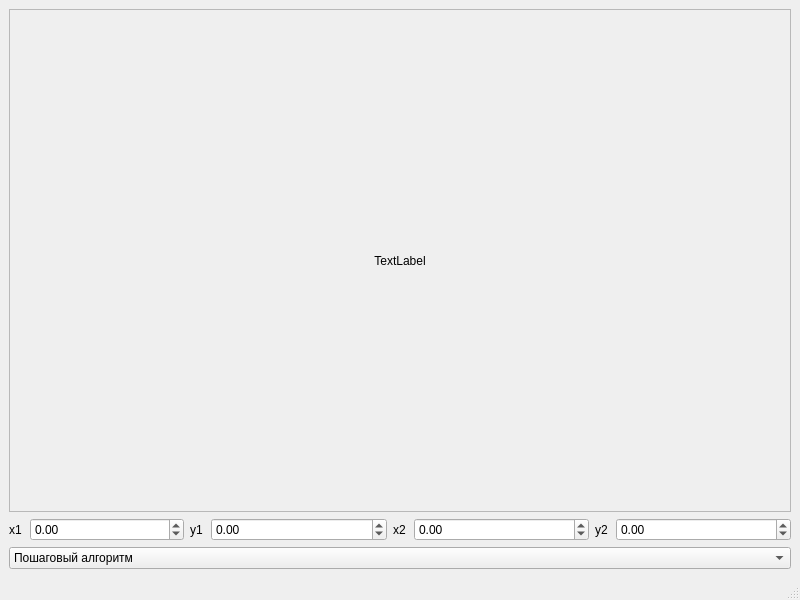
<?xml version="1.0" encoding="UTF-8"?>
<ui version="4.0">
 <class>MainWindow</class>
 <widget class="QMainWindow" name="MainWindow">
  <property name="geometry">
   <rect>
    <x>0</x>
    <y>0</y>
    <width>800</width>
    <height>600</height>
   </rect>
  </property>
  <property name="windowTitle">
   <string>Растеризация</string>
  </property>
  <widget class="QWidget" name="centralwidget">
   <layout class="QVBoxLayout" name="verticalLayout_3">
    <item>
     <widget class="QScrollArea" name="scrollArea">
      <property name="widgetResizable">
       <bool>true</bool>
      </property>
      <widget class="QWidget" name="scrollAreaWidgetContents">
       <property name="geometry">
        <rect>
         <x>0</x>
         <y>0</y>
         <width>774</width>
         <height>452</height>
        </rect>
       </property>
       <layout class="QVBoxLayout" name="verticalLayout_4">
        <item>
         <widget class="QLabel" name="label">
          <property name="text">
           <string>TextLabel</string>
          </property>
          <property name="alignment">
           <set>Qt::AlignCenter</set>
          </property>
         </widget>
        </item>
       </layout>
      </widget>
     </widget>
    </item>
    <item>
     <layout class="QHBoxLayout" name="horizontalLayout">
      <item>
       <layout class="QVBoxLayout" name="verticalLayout">
        <item>
         <layout class="QHBoxLayout" name="horizontalLayout_2">
          <item>
           <widget class="QLabel" name="label_2">
            <property name="maximumSize">
             <size>
              <width>15</width>
              <height>16777215</height>
             </size>
            </property>
            <property name="text">
             <string>x1</string>
            </property>
           </widget>
          </item>
          <item>
           <widget class="QDoubleSpinBox" name="doubleSpinBox">
            <property name="minimum">
             <double>-100.000000000000000</double>
            </property>
           </widget>
          </item>
         </layout>
        </item>
       </layout>
      </item>
      <item>
       <widget class="QLabel" name="label_3">
        <property name="minimumSize">
         <size>
          <width>6</width>
          <height>0</height>
         </size>
        </property>
        <property name="maximumSize">
         <size>
          <width>15</width>
          <height>16777215</height>
         </size>
        </property>
        <property name="sizeIncrement">
         <size>
          <width>1</width>
          <height>0</height>
         </size>
        </property>
        <property name="baseSize">
         <size>
          <width>6</width>
          <height>0</height>
         </size>
        </property>
        <property name="text">
         <string>y1</string>
        </property>
       </widget>
      </item>
      <item>
       <widget class="QDoubleSpinBox" name="doubleSpinBox_3">
        <property name="minimum">
         <double>-100.000000000000000</double>
        </property>
       </widget>
      </item>
      <item>
       <widget class="QLabel" name="label_4">
        <property name="maximumSize">
         <size>
          <width>15</width>
          <height>16777215</height>
         </size>
        </property>
        <property name="text">
         <string>x2</string>
        </property>
       </widget>
      </item>
      <item>
       <widget class="QDoubleSpinBox" name="doubleSpinBox_2">
        <property name="minimum">
         <double>-100.000000000000000</double>
        </property>
       </widget>
      </item>
      <item>
       <widget class="QLabel" name="label_5">
        <property name="sizePolicy">
         <sizepolicy hsizetype="Minimum" vsizetype="Preferred">
          <horstretch>0</horstretch>
          <verstretch>0</verstretch>
         </sizepolicy>
        </property>
        <property name="maximumSize">
         <size>
          <width>15</width>
          <height>16777215</height>
         </size>
        </property>
        <property name="text">
         <string>y2</string>
        </property>
       </widget>
      </item>
      <item>
       <widget class="QDoubleSpinBox" name="doubleSpinBox_4">
        <property name="minimum">
         <double>-100.000000000000000</double>
        </property>
       </widget>
      </item>
     </layout>
    </item>
    <item>
     <widget class="QComboBox" name="comboBox">
      <item>
       <property name="text">
        <string>Пошаговый алгоритм</string>
       </property>
      </item>
      <item>
       <property name="text">
        <string>Алгоритм ЦДА</string>
       </property>
      </item>
      <item>
       <property name="text">
        <string>Алгоритм Брезенхема </string>
       </property>
      </item>
      <item>
       <property name="text">
        <string>Алгоритм Брезенхема (окружность)</string>
       </property>
      </item>
     </widget>
    </item>
   </layout>
  </widget>
  <widget class="QMenuBar" name="menubar">
   <property name="geometry">
    <rect>
     <x>0</x>
     <y>0</y>
     <width>800</width>
     <height>22</height>
    </rect>
   </property>
  </widget>
  <widget class="QStatusBar" name="statusbar"/>
  <action name="a_StepByStep">
   <property name="text">
    <string>Пошаговый</string>
   </property>
  </action>
  <action name="a_Bresenham">
   <property name="text">
    <string> Брезенхэма</string>
   </property>
  </action>
  <action name="a_DDA">
   <property name="text">
    <string>ЦДА</string>
   </property>
  </action>
  <action name="a_circle">
   <property name="text">
    <string>Брезенхэма(окружность)</string>
   </property>
  </action>
 </widget>
 <resources/>
 <connections/>
</ui>
